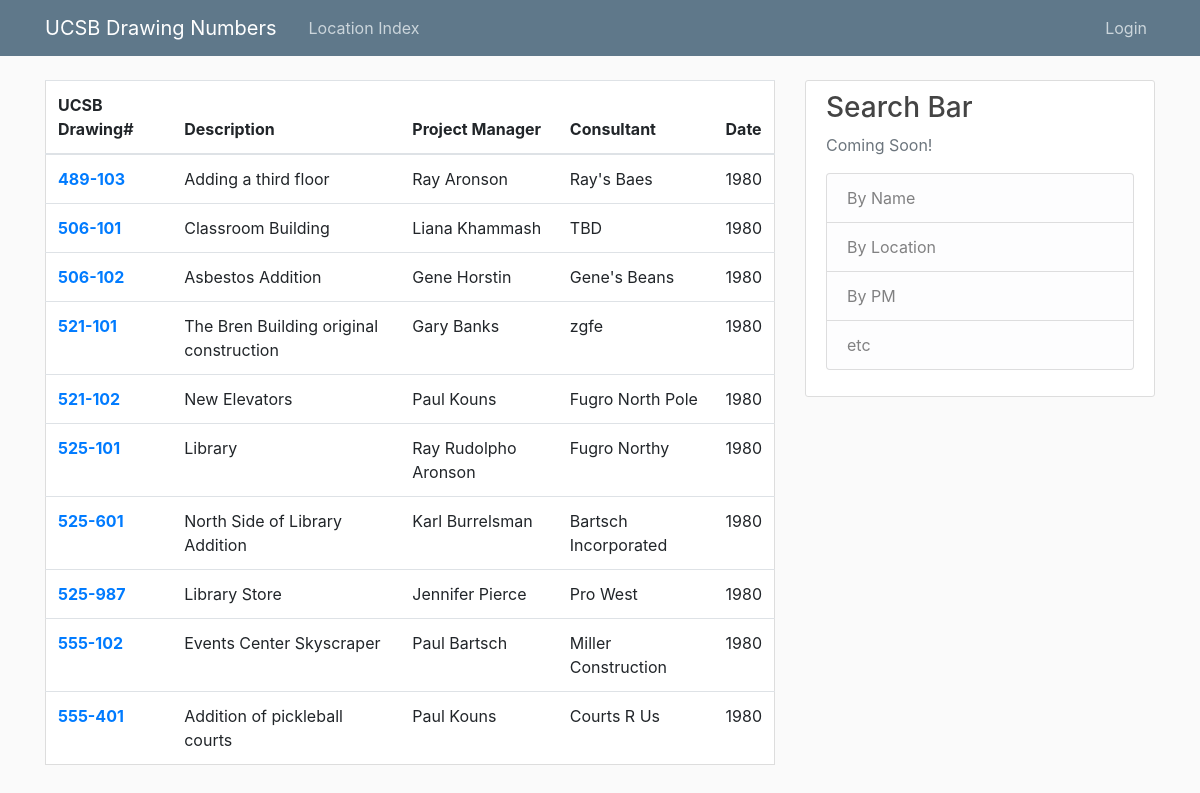
The page / on the database its author committed.
### flaskdraw/models.py (models this page shows, shortened)
class Drawfile(db.Model):
    id = db.Column(db.Integer, primary_key=True)
    locnum = db.Column(db.Integer, db.ForeignKey("drawloc.locnum"), nullable=False)
    drawnum = db.Column(db.Integer, nullable=False)
    contractnum = db.Column(db.String(50), nullable=True)
    projectnum = db.Column(db.String(10), nullable=True)
    projectmngr = db.Column(db.String(100), nullable=True)
    mainconsult = db.Column(db.String(100), nullable=True)
    title = db.Column(db.Text, nullable=False)
    comments = db.Column(db.Text, nullable=True)
    date = db.Column(db.DateTime)

### flaskdraw/routes.py (the view)
@app.route("/")
def index():
    lnum = request.args.get('lnum')
    if lnum:
        drawings = Drawfile.query.order_by(Drawfile.locnum.asc(), Drawfile.drawnum.asc()).filter(Drawfile.locnum == lnum).all()
    else:
        drawings = Drawfile.query.order_by(Drawfile.locnum.asc(), Drawfile.drawnum.asc()).all()
    return render_template("index.html", drawings=drawings, title="Home Page")

### flaskdraw/templates/index.html
{% extends 'base.html' %}
{% block content%}
<div class="content ">
  <table class="table content-section">
    <thead>
      <tr>
        <th scope="col">UCSB Drawing#</th>
        <th scope="col">Description</th>
        <th scope="col">Project Manager</th>
        <th scope="col">Consultant</th>
        <th scope="col">Date</th>
      </tr>
    </thead>
    <tbody>
      {% for draw in drawings %}
      <tr>
        <th scope="row"><a href="{{ url_for('project', project_id=draw.id)}}">
          {{ draw.locnum }}-{{ draw.drawnum }}</a></th>
        <td>{{ draw.title }}</td>
        <td>{{ draw.projectmngr }}</td>
        <td>{{ draw.mainconsult}}</td>
        <td>1980</td>
      </tr>
      {% endfor %}
    </tbody>
  </table>
</div>
{% endblock %}

### flaskdraw/static/base.css (style rules this page uses)
body { background: #fafafa; color: #333333; margin-top: 5rem; }
.content-section { background: #ffffff; padding: 10px 20px; border: 1px solid #dddddd; border-radius: 3px; margin-bottom: 20px; }

### rows shown on the page
Drawfile: locnum "489", drawnum "103", title "Adding a third floor", projectmngr "Ray Aronson", mainconsult "Ray's Baes"
Drawfile: locnum "506", drawnum "101", title "Classroom Building", projectmngr "Liana Khammash", mainconsult "TBD"
Drawfile: locnum "506", drawnum "102", title "Asbestos Addition", projectmngr "Gene Horstin", mainconsult "Gene's Beans"
Drawfile: locnum "521", drawnum "101", title "The Bren Building original construction", projectmngr "Gary Banks", mainconsult "zgfe"
Drawfile: locnum "521", drawnum "102", title "New Elevators", projectmngr "Paul Kouns", mainconsult "Fugro North Pole"
Drawfile: locnum "525", drawnum "101", title "Library", projectmngr "Ray Rudolpho Aronson", mainconsult "Fugro Northy"
Drawfile: locnum "525", drawnum "601", title "North Side of Library Addition", projectmngr "Karl Burrelsman", mainconsult "Bartsch Incorporated"
Drawfile: locnum "525", drawnum "987", title "Library Store", projectmngr "Jennifer Pierce", mainconsult "Pro West"
Drawfile: locnum "555", drawnum "102", title "Events Center Skyscraper", projectmngr "Paul Bartsch", mainconsult "Miller Construction"
Drawfile: locnum "555", drawnum "401", title "Addition of pickleball courts", projectmngr "Paul Kouns", mainconsult "Courts R Us"
